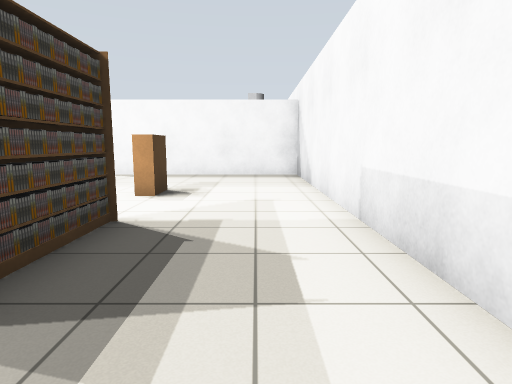
View 1 (above)

20 first-person views from a walk through a world built for the Gazebo simulator. The camera is 1 m above the floor, tilts 8° down and sees 75° across. The floor is counted in squares, 1 m on a side. Each view is taken from the middle of a square. On the plan, view 1 faces up. The plan holds only what a view shows up to about 13 squares ahead; the rest is blank. The place goes on beyond the plan. Some stock models are drawn as simple stand-ins.

View 2
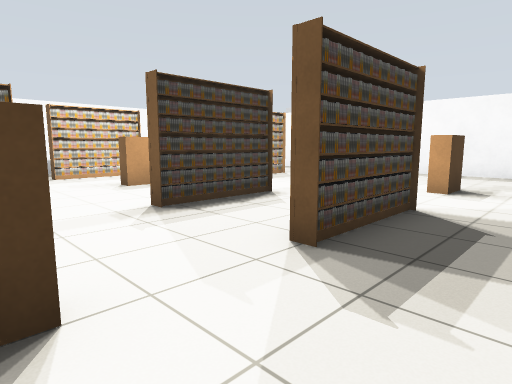

View 3
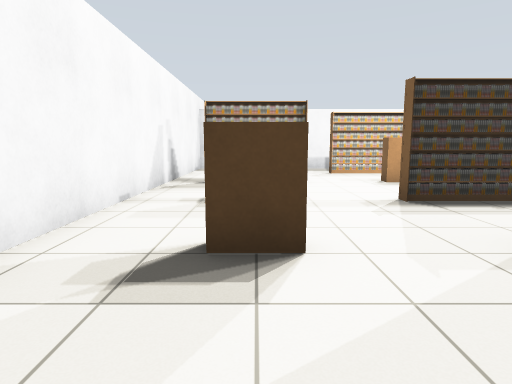

View 4
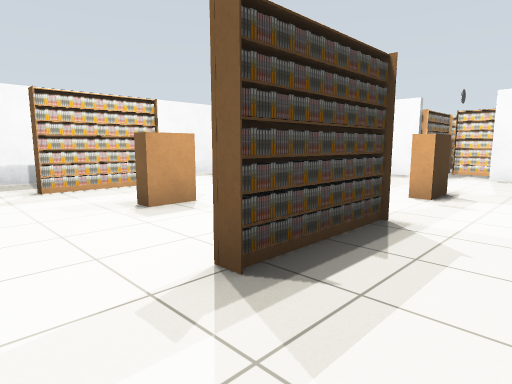

View 5
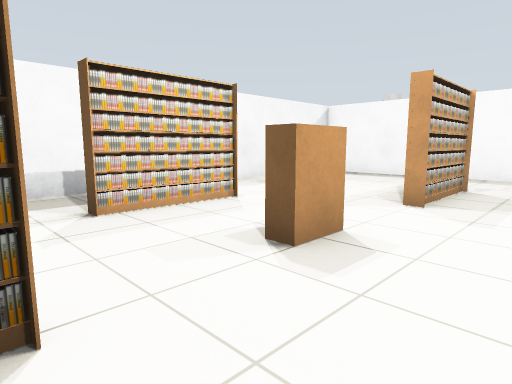

View 6
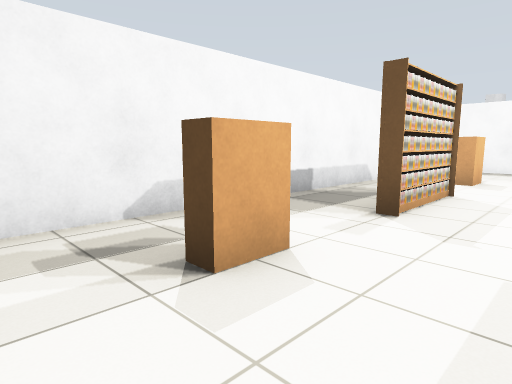

View 7
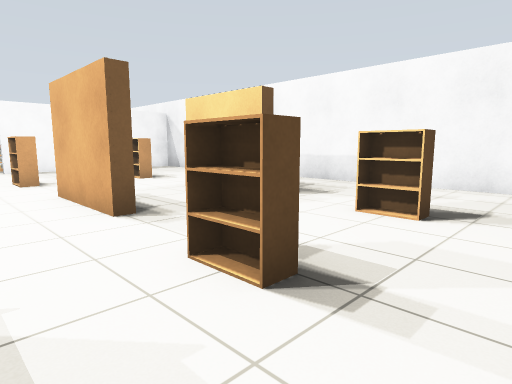

View 8
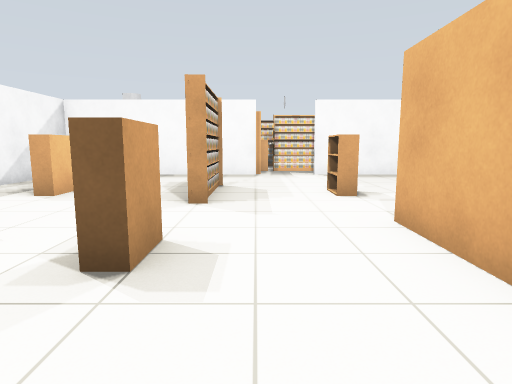

View 9
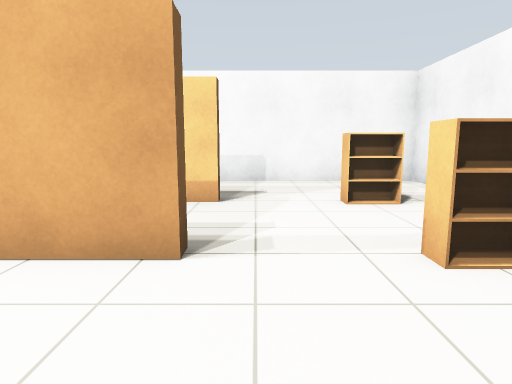

View 10
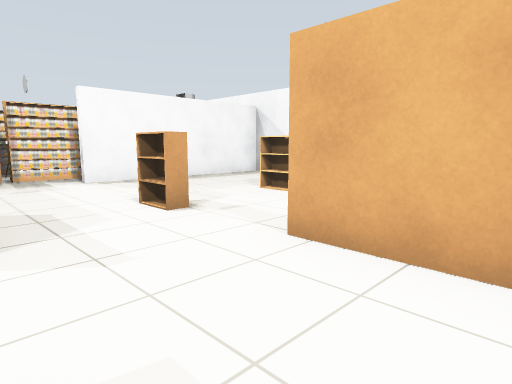

View 11
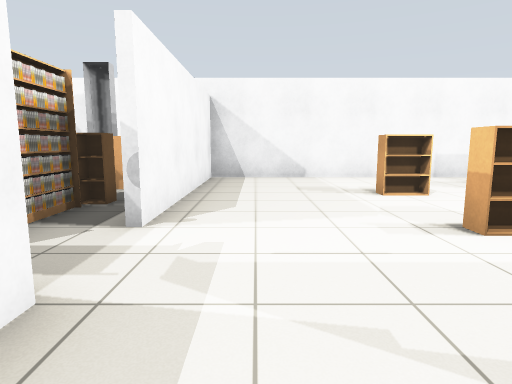

View 12
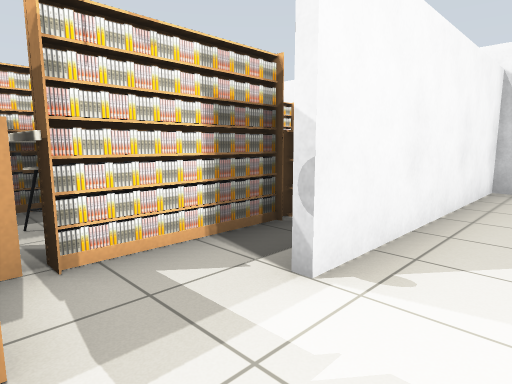

View 13
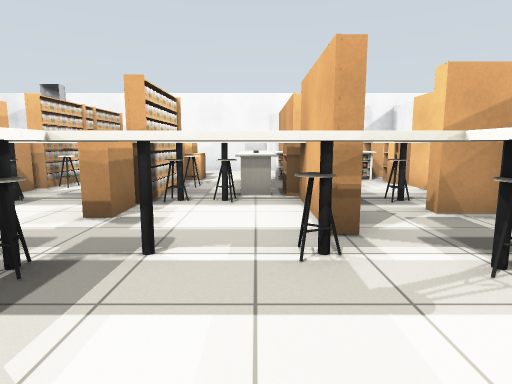

View 14
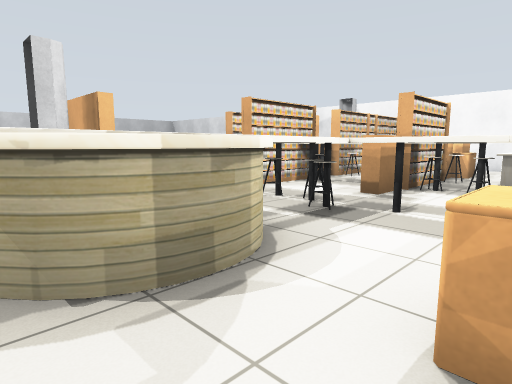

View 15
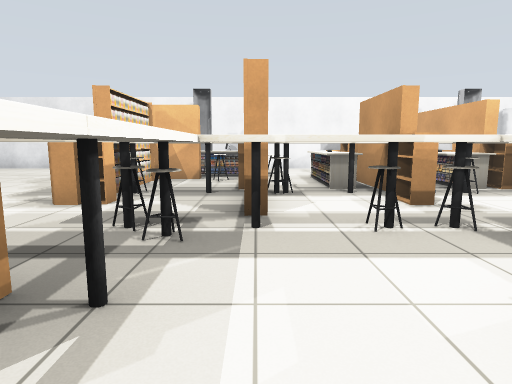

View 16
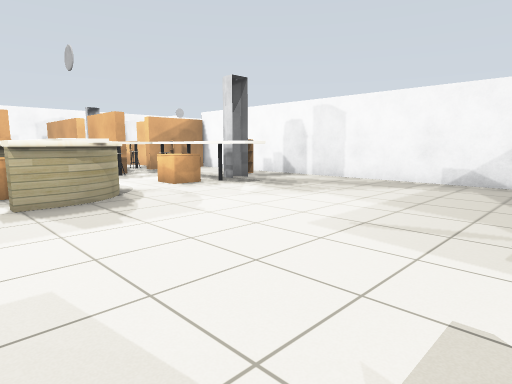

View 17
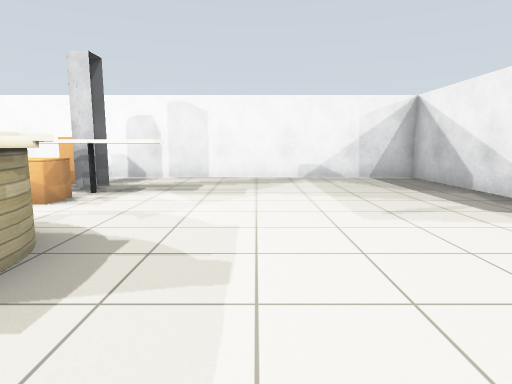

View 18
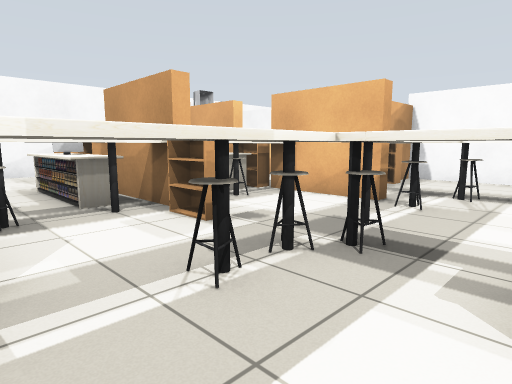

View 19
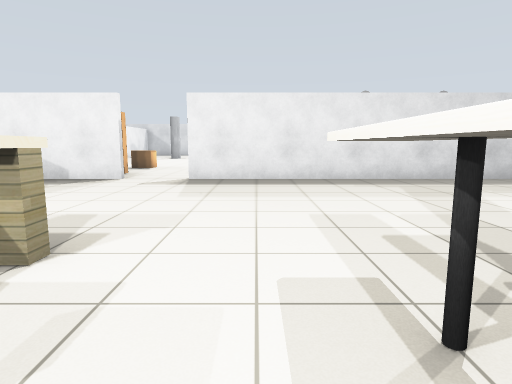

View 20
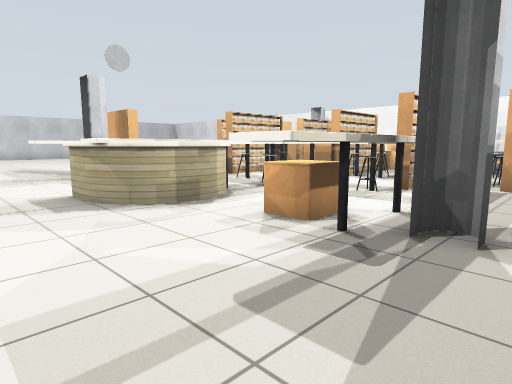

### Floor plan
Points are (right, up) in squares from view 1. A wall is a line through its corners. A room is listed if a view was taken in it or the views show most of it. See-through windows are left out.
Room 1 (views 1, 2, 3, 4, 5, 6, 7, 8, 9, 10, 11, 12)
walls: (-7, 11.4) (-13.4, 11.4) (-13.4, -2.5); (-12.2, -3.4) (1.4, -3.4) (1.4, 11.4) (-5, 11.4)
ways out: opening at (-5.5, 11) to room 2
objects: bookshelf (-11, -1); bookshelf (-11, 2) to (-11, 4); bookshelf (-11, 7); bookshelf (-8, -2) to (-8, 0); bookshelf (-8, 3); bookshelf (-8, 6) to (-8, 8); bookshelf (-5, -1); bookshelf (-5, 2) to (-5, 4); bookshelf (-5, 7); bookshelf (-2, -1); bookshelf (-2, 2) to (-2, 4); bookshelf (-2, 7)
Room 2 (views 13, 14, 15, 16, 17, 18, 19, 20)
walls: (-20.9, 18.1) (-20.9, 11.6) (-7.1, 11.6); (1.4, 18) (1.4, 20.4); (-0.4, 11.6) (1.2, 11.6); (1.4, 14.1) (1.4, 15.6); (-20.9, 28) (-20.9, 20)
ways out: opening at (-5.5, 11) to room 1; opening at (-21, 19.5)
objects: desk (-14, 15) to (-10, 15); desk (-14, 19) to (-10, 19); desk (-14, 20); desk (-14, 23) to (-8, 23); desk (-13, 18) to (-12, 18); pillar (-13, 24); pillar (-12, 14); bookshelf (-12, 16); bookshelf (-12, 20); bookshelf (-11, 13); desk (-11, 20); bookshelf (-11, 24) to (-11, 26); desk (-9, 15) to (-9, 18); desk (-9, 20) to (-9, 22); desk (-9, 24) to (-9, 25); desk (-8, 15); bookshelf (-8, 16) to (-6, 16); desk (-8, 19); bookshelf (-8, 22) to (-6, 22); bookshelf (-7, 12); bookshelf (-7, 13); bookshelf (-7, 14); bookshelf (-7, 19); bookshelf (-7, 25); bookshelf (-6, 13) to (-4, 13); desk (-6, 14) to (-6, 15); desk (-6, 17) to (-6, 18); bookshelf (-6, 19) to (-5, 19); desk (-6, 21); desk (-6, 23) to (-6, 24); bookshelf (-6, 25) to (-4, 25); bookshelf (-5, 16); desk (-5, 17); desk (-5, 20); bookshelf (-5, 22); other object (-4, 15) to (-3, 15); bookshelf (-4, 16) to (-2, 16); computer (-4, 17); other object (-4, 19); computer (-4, 20); other object (-4, 22); other object (-4, 23) to (-3, 23); bookshelf (-3, 13); desk (-3, 17); bookshelf (-3, 19); desk (-3, 20); bookshelf (-3, 22); bookshelf (-3, 24); desk (-2, 14); bookshelf (-2, 19); desk (-2, 22); desk (-2, 24); bookshelf (-1, 13); bookshelf (-1, 16) to (0, 16); other object (-1, 19); bookshelf (-1, 22) to (0, 22)

Positions as (right, up) in squares from view 1, and headings:
1: (0, 0), facing up
2: (0, -1), facing up-left
3: (1, -1), facing left
4: (-3, 0), facing up-left
5: (-6, 0), facing up-left
6: (-9, -3), facing up-left
7: (-7, -3), facing up-right
8: (-7, 0), facing up
9: (-8, 1), facing right
10: (-8, 2), facing up-right
11: (-9, 10), facing right
12: (-7, 10), facing up-right
13: (-12, 17), facing right
14: (-14, 16), facing up-right
15: (-13, 22), facing right
16: (-20, 21), facing down-right
17: (-16, 22), facing down
18: (-11, 22), facing down-right
19: (-11, 22), facing left
20: (-16, 13), facing up-right
